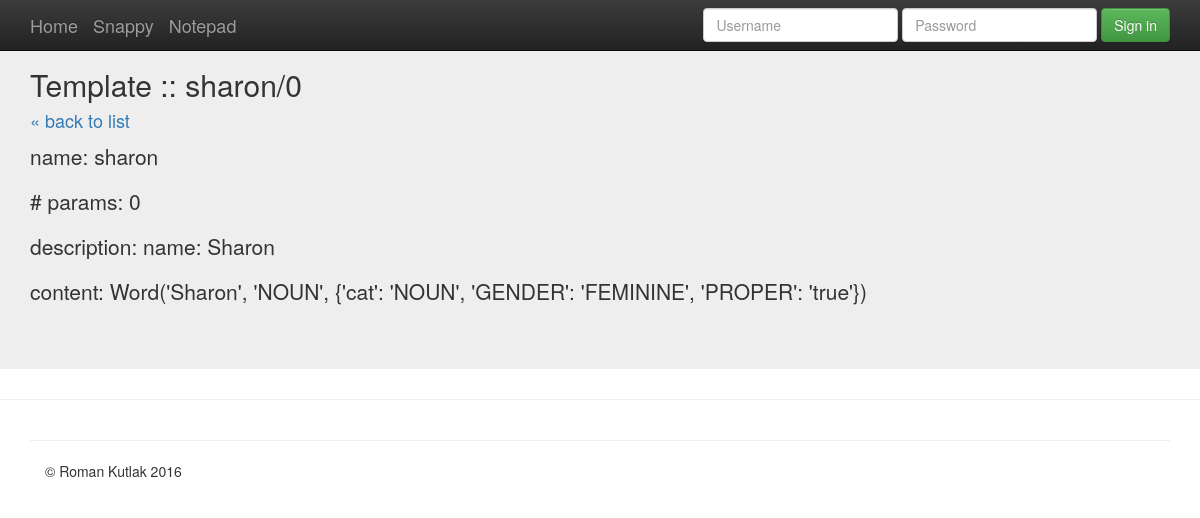
Page /snappy/template/3 on the committed database.
### snappy/models.py (models this page shows, shortened)
class TemplateModel(models.Model):
    name = models.CharField(max_length=250)
    num_params = models.PositiveSmallIntegerField()  # max about 32k
    signature = models.CharField(max_length=256, blank=True)  # name/num_params
    description = models.CharField(max_length=1000, default='')
    content = models.TextField(max_length=64000, default='')  # sensible cap size
    class Meta:
        ordering = ['signature']
    def __init__(self, *args, **kwargs):
        super(TemplateModel, self).__init__(*args, **kwargs)
        self.signature = '{0}/{1}'.format(self.name, self.num_params)

### snappy/views.py (the view)
# urls.py: url(r'^template/(?P<pk>\d+)$', views.TemplateDetailView.as_view(), name='snappy.templates-detail'),
class TemplateDetailView(DetailView):
    model = TemplateModel
    fields = ['name', 'num_params', 'template_content']
    template_name = 'snappy/template_detail.html'

### snappy/templates/snappy/template_detail.html
{% extends 'base.html' %}
{% block content %}
<div class="jumbotron">
  <div class="container">
    <h2>Template :: {{ object.signature }}</h2>
    <h4><a href="{% url 'snappy.templates-list' %}">« back to list</a></h4>
    <div id="template-container">
      <p class="template-name">name: <span>{{ object.name }}</span></p>
      <p class="template-name"># params: <span>{{ object.num_params }}</span></p>
      <p class="template-name">description: <span>{{ object.description }}</span></p>
      <p class="template-name">content: <span>{{ object.content }}</span></p>
    </div>
  </div>
</div>
{% endblock %}

### rows in the picture
TemplateModel: signature "sharon/0", name "sharon", num_params "0", description "name: Sharon", content "Word('Sharon', 'NOUN', {'cat': 'NOUN', 'GENDER': 'FEMININE', 'PROPER': 'true'})"
